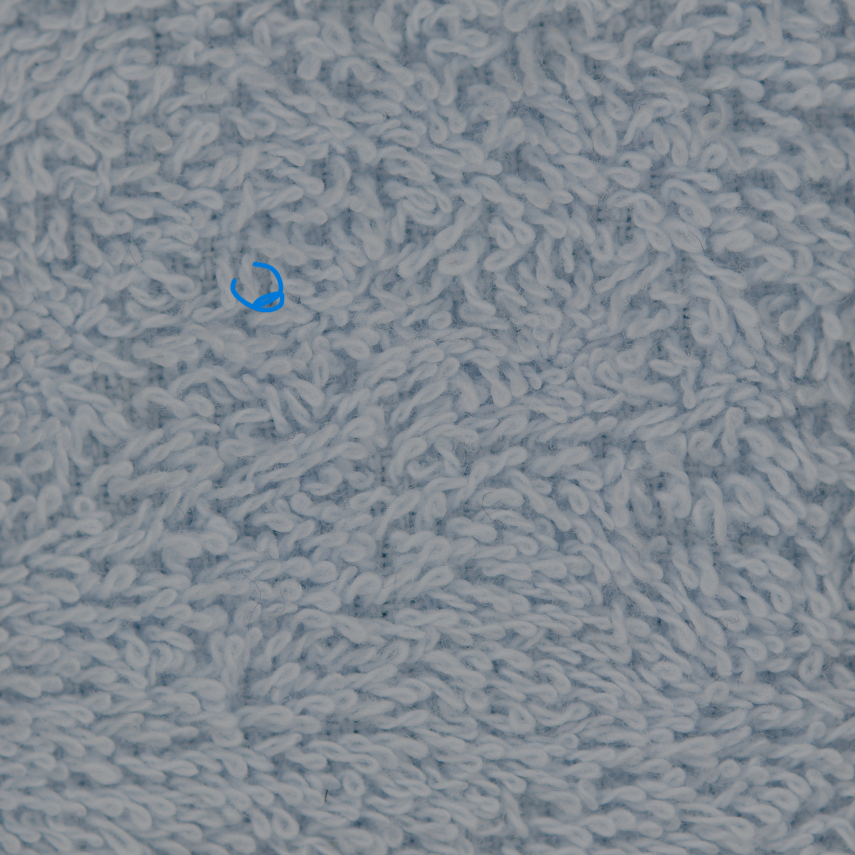
#> input picture data/asciugamano_edit.png, 855 x 855 px
$ python Subpatch.py
#> lines starting #> are read from the running program, lines starting #| are printed output that depends on the picture
### patch_fitting.py
# modified version of https://github.com/Suffoquer-fang/GraphCut/tree/main

import numpy as np
import networkx as nx
from PIL import Image, ImageChops, ImageFilter
import random
from scipy.signal import *
from settings import *

INF = 1e8
EPS = 1e-8


class Point:
    # [9 lines left out: functions __init__, neighbors, not called in this run]

    def left_nbr(self):
        return Point(self.x, self.y - 1)

    def top_nbr(self):
        return Point(self.x - 1, self.y)


class Region:
    def __init__(self, x1, y1, x2, y2):
        self.x1 = x1
        self.x2 = x2
        self.y1 = y1
        self.y2 = y2

    def contains(self, x, y):
        return self.x1 <= x and x < self.x2 and self.y1 <= y and y < self.y2

    def slice(self):
        return (slice(self.x1, self.x2), slice(self.y1, self.y2))

    # [10 lines left out: functions points_iter, clip, not called in this run]


class SeamMap:
    def __init__(self, height, width):
        self.has_left = np.full([height, width], False, bool)
        self.has_top = np.full([height, width], False, bool)
        self.left_nbr_cost = np.full([height, width], 0, np.float32)
        self.top_nbr_cost = np.full([height, width], 0, np.float32)
        self.offset = np.full([height, width, 2], 0)


def show(a):
    print(a.astype(np.uint8))


# [18 lines left out: functions get_grad, get_l2_energy_cost, not called in this run]


def get_l2_norm_cost(x_s, y_s, x_t, y_t, im_diff):
    return im_diff[x_s, y_s] + im_diff[x_t, y_t]


# [295 lines left out: functions get_grad_cost, get_bound_box, get_seam_node, build_graph, update_seam_map, patch_fitting and 1 more, not called in this run]


def update_src_map(src_map, dst_map):
    src_map |= dst_map


# [230 lines left out: functions get_offset_random, get_conv, get_cost_fft_based, get_offset_entire_matching, get_error_cost, get_error_cost_fft_based and 4 more, not called in this run]

### Subpatch.py
import os
import time
from settings import *
from patch_fitting import *


class Subpatch:

    def __init__(self, im_name, region_s, region_e, method='subpatch', maps_path=None, use_old_cut=False, use_grad=True,
                 expansion=False, expansion_ratio=1.5, patch_fraction=1.2, blur=True):

#> called with im_name = 'data/asciugamano_edit.png', region_s = (250, 220), region_e = (330, 300), method = 'subpatch', use_old_cut = False, use_grad = True, expansion = False, expansion_ratio = 1.5
        self.im_name = im_name
        self.maps_path = maps_path
        self.place_method = method  # random, entire, subpatch, auto
        self.error_region = Region(region_s[1], region_s[0], region_e[1], region_e[0]) #r x c
        self.use_old_cut = use_old_cut
        self.use_grad = use_grad
        self.expansion = expansion
        self.expansion_ratio = expansion_ratio
        self.patch_fraction = patch_fraction
        self.blur = blur
        self.im_src = None
        self.seam_map = None
        self.src_map = None
        self.maps = []

        self.im = Image.open(im_name).convert('RGB')  # --->  width x height
        print(self.im.size)
#| (855, 855)
        self.im_input = np.array(self.im, dtype=np.uint8)  # --->  row x column
        print(self.im_input.shape)
#| (855, 855, 3)

        if self.maps_path is not None:
            for i in range(len(self.maps_path)):
                self.maps.append(np.array(Image.open(self.maps_path[i])))
            # print("Lenght maps", len(self.maps))

        self.h, self.w, _ = self.im_input.shape
#> self.h = 855; self.w = 855
        # print("h,w ", self.h, self.w)

        if not os.path.isdir(OUT_DIR_SUBPATCH):
            os.makedirs(OUT_DIR_SUBPATCH)

        if expansion:
            # final image size
            height, width = int(expansion_ratio * self.h), int(expansion_ratio * self.w)
            # final image:
            self.im_src = np.zeros([height, width, _])
            # final map
            self.src_map = np.zeros([height, width]).astype(bool)
        else:
            self.height, self.width = self.h, self.w
#> self.height = 855; self.width = 855
            self.im_src = np.array(self.im, dtype=np.uint8)
            self.im_src[self.error_region.x1:self.error_region.x2, self.error_region.y1:self.error_region.y2, :] = 0
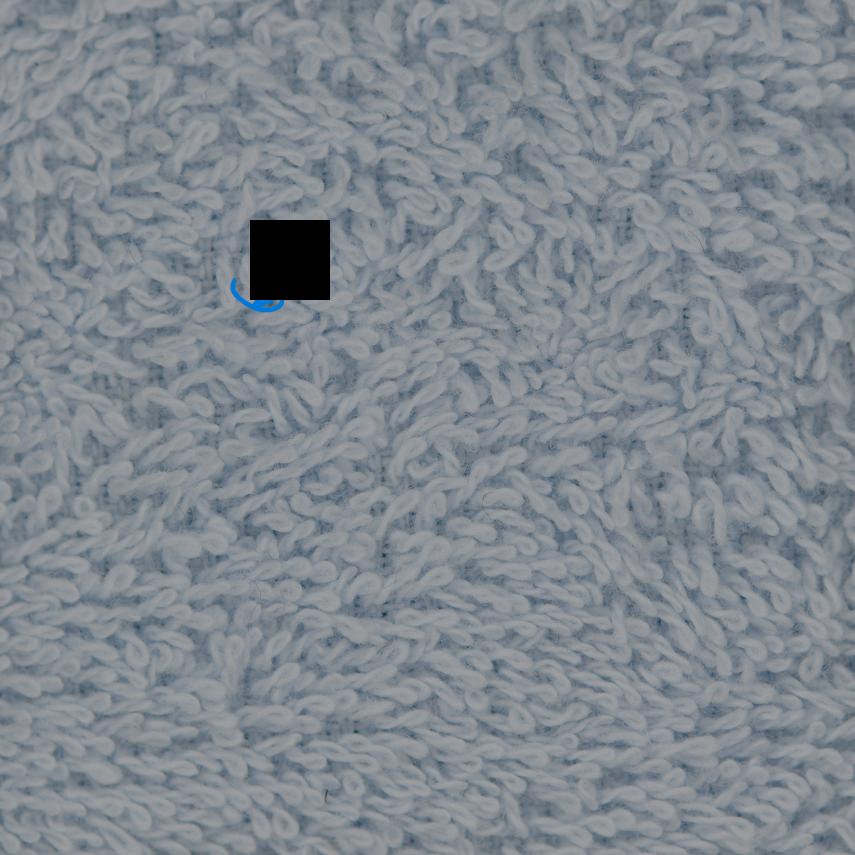
#> self.im_src: shape (855, 855, 3); mean R, G, B 128.7, 136.1, 143.4
            self.src_map = np.ones([self.height, self.width]).astype(bool)
            self.src_map[self.error_region.x1:self.error_region.x2, self.error_region.y1:self.error_region.y2] = 0

        self.seam_map = SeamMap(self.height, self.width)


    # [52 lines left out: function subpatching, not called in this run]


if __name__ == '__main__':

    im_name = 'data/asciugamano_edit.png'
    rstart = (250, 220)  # asciugamano edit
    rend = (330, 300)
    Subpatch(im_name, rstart, rend)
